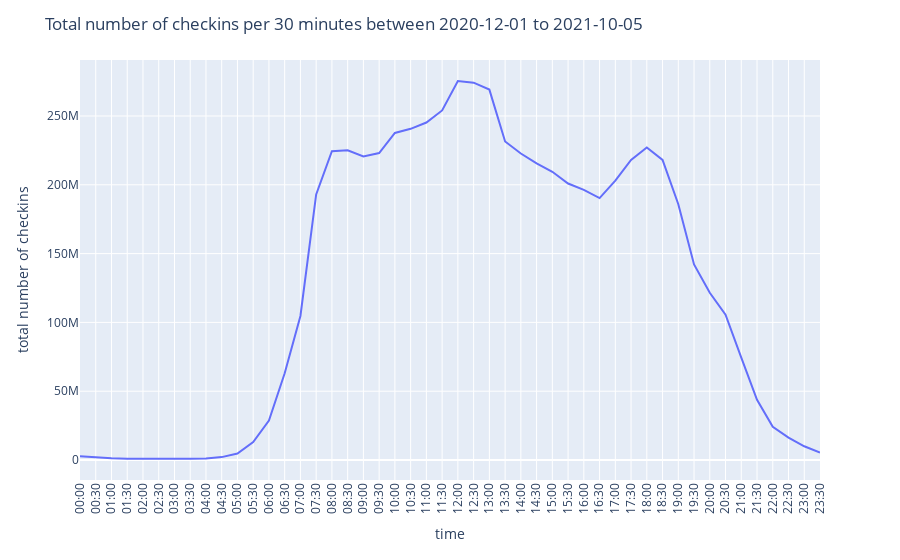

Notebook source saved alongside this figure:
### Markdown cell above
#### EDA 8
When is the time of the day with most checkins?

### Code cell
checkin_time = pd.DataFrame(checkin_malaysia_time[[str(x) for x in range(48)]].sum())
time = []
for x in range(24):
    time.extend([f'{x:02d}:00', f'{x:02d}:30'])
checkin_time.insert(0, 'time', time, True)
checkin_time.rename(columns={0: 'total number of checkins'}, inplace=True)

fig = px.line(checkin_time, x='time', y='total number of checkins')
fig.update_xaxes(tickangle=270) # rotate 270
fig.update_layout(title='Total number of checkins per 30 minutes between 2020-12-01 to 2021-10-05')
fig.show()

### Figure 1 — Plotly figure (JSON) as saved in the notebook; plotly's stock layout.template omitted (floating-point values rounded to 4 significant figures)
{"data": [{"hovertemplate": "time=%{x}<br>total number of checkins=%{y}<extra></extra>", "legendgroup": "", "line": {"color": "#636efa", "dash": "solid"}, "marker": {"symbol": "circle"}, "mode": "lines", "name": "", "orientation": "v", "showlegend": false, "type": "scatter", "x": ["00:00", "00:30", "01:00", "01:30", "02:00", "02:30", "03:00", "03:30", "04:00", "04:30", "05:00", "05:30", "06:00", "06:30", "07:00", "07:30", "08:00", "08:30", "09:00", "09:30", "10:00", "10:30", "11:00", "11:30", "12:00", "12:30", "13:00", "13:30", "14:00", "14:30", "15:00", "15:30", "16:00", "16:30", "17:00", "17:30", "18:00", "18:30", "19:00", "19:30", "20:00", "20:30", "21:00", "21:30", "22:00", "22:30", "23:00", "23:30"], "xaxis": "x", "y": [2656168, 1685892, 1199018, 918376, 784595, 735714, 752792, 888741, 1186821, 2098906, 4724721, 13079402, 28603007, 63051466, 104671629, 193012546, 224356335, 225068598, 220628098, 223072116, 237709157, 240688228, 245249687, 254024259, 275428593, 274207055, 269180607, 231470992, 222737379, 215550233, 209431635, 200932743, 196292812, 190340221, 203064694, 218082849, 227079545, 218055886, 185895203, 142164374, 121533170, 105538996, 74380745, 43759883, 24163103, 16271746, 9980668, 5424248], "yaxis": "y"}], "layout": {"legend": {"tracegroupgap": 0}, "margin": {"t": 60}, "title": {"text": "Total number of checkins per 30 minutes between 2020-12-01 to 2021-10-05"}, "xaxis": {"anchor": "y", "domain": [0, 1], "tickangle": -90, "title": {"text": "time"}}, "yaxis": {"anchor": "x", "domain": [0, 1], "title": {"text": "total number of checkins"}}}}
